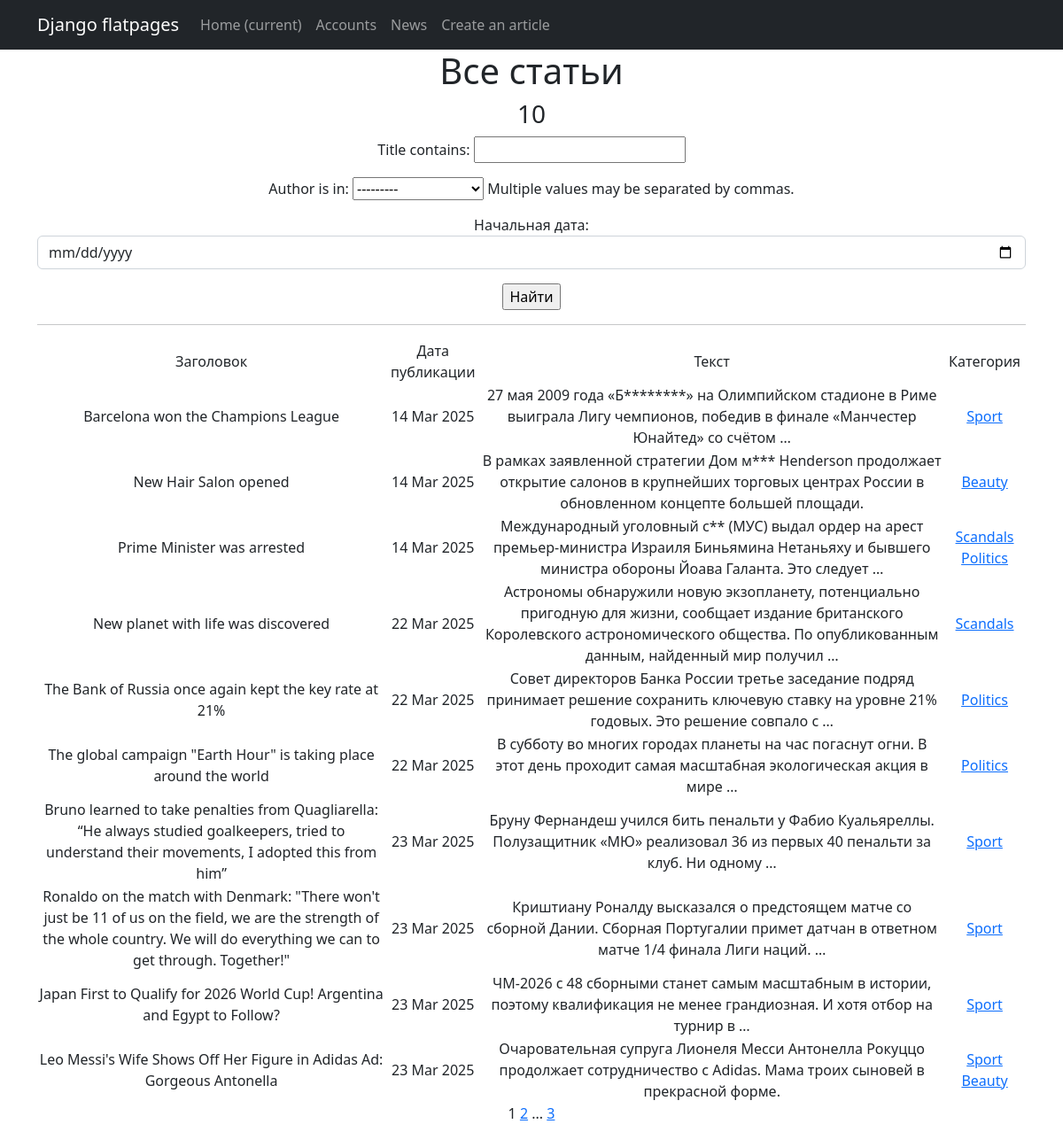
Page /news/ on the committed database.
### accounts/models.py (models this page shows, shortened)
class Post(models.Model):
    article = 'AT'
    news = 'NW'
    PUBLICATION = [(article, 'Статья'),(news, 'Новости')]
    author = models.ForeignKey(Author, on_delete = models.CASCADE)
    publication = models.CharField(max_length=2, choices=PUBLICATION, default=article)
    time_of_posting = models.DateTimeField(auto_now_add=True)
    category = models.ManyToManyField(Category, through = 'PostCategory')
    title = models.CharField(max_length = 255)
    text = models.TextField()
    rating = models.IntegerField(default=0)

class Category(models.Model):
    category_name = models.CharField(max_length=100,unique= True)
    subscribers = models.ManyToManyField(User,blank=True,null=True, related_name='categories')
    def __str__(self):
        return self.category_name.title()

### accounts/views.py (the view)
# urls.py: path('', PostsList.as_view(),name='post_list'),
class PostsList(ListView):
    model = Post
    ordering = 'time_of_posting'
    template_name = 'Posts.html'
    context_object_name = 'posts'
    paginate_by = 10
    def get_queryset(self):
        queryset = super().get_queryset()
        self.filterset = PostFilter(self.request.GET, queryset)
        return self.filterset.qs
    def get_context_data(self, **kwargs):
        context = super().get_context_data(**kwargs)
        context['time_now'] = datetime.utcnow()
        context['filterset'] = self.filterset
        return context

### accounts/templatetags/custom_filters.py (called while the page is built)
@register.filter()
def censor(text):
    if type(text) is str:
        for word in STOP_LIST:
            if word in text.casefold():
                text =text.replace(word[1:], "*" *(len(word)-1))
    return text

### accounts/templatetags/custom_tags.py (called while the page is built)
@register.simple_tag(takes_context=True)
def url_replace(context, **kwargs):
   d = context['request'].GET.copy()
   for k, v in kwargs.items():
       d[k] = v
   return d.urlencode()

### templates/Posts.html (shortened to what this page needs)
{% extends 'flatpages/default.html' %}
{% load custom_filters %}
{% load custom_tags %}
{% block content %}
<h1>Все статьи</h1>
<h3>{{ posts|length }}</h3>
   <form action="" method="get">
       {{ filterset.form.as_p }}
       <input type="submit" value="Найти" />
   </form>
   <hr>
   {% if posts %}
       <table>
           <tr>
               <td>Заголовок</td>
               <td>Дата публикации</td>
               <td>Текст</td>
               <td>Категория</td>
           </tr>
           {% for post in posts %}
           <tr>
               <td>{{ post.title|censor }}</td>
               <td>{{ post.time_of_posting|date:'d M Y' }}</td>
               <td>{{ post.text|truncatewords:20|censor }}</td>
               <td>
                   {% for category in post.category.all %}
                      <a href="{% url 'category_list' category.id%}">{{ category }}</a>
                   {% endfor %}
               </td>
           </tr>
           {% endfor %}
       </table>
   {% else %}
       <h2>Статей нет!</h2>
   {% endif %}
   {{ page_obj.number }}
   {% if page_obj.has_next %}
       <a href="?{% url_replace page=page_obj.next_page_number %}">{{ page_obj.next_page_number }}</a>
       {% if paginator.num_pages != page_obj.next_page_number %}
           ...
           <a href="?{% url_replace page=page_obj.paginator.num_pages %}">{{ page_obj.paginator.num_pages }}</a>
       {% endif %}
   {% endif %}
{% endblock content %}

### templates/flatpages/default.html (shortened to what this page needs)
<!DOCTYPE html>
<html lang="en">
    <head>
        {% load static %}
        <link href="{% static 'css/styles.css' %}" rel="stylesheet" />
    </head>
    <body>
        <nav class="navbar navbar-expand-lg navbar-dark bg-dark static-top">
            <div class="container">
                <a class="navbar-brand" href="#">Django flatpages</a>
                <div class="collapse navbar-collapse" id="navbarResponsive">
                    <ul class="navbar-nav ml-auto">
                        <li class="nav-item active">
                            <a class="nav-link" href="#">Home
                                <span class="sr-only">(current)</span>
                            </a>
                        </li>
                        <li class="nav-item">
                            <a class="nav-link" href="/accounts/">Accounts</a>
                        </li>
                        <li class="nav-item">
                            <a class="nav-link" href="/news/">News</a>
                        </li>
                        <li class="nav-item">
                            <a class="nav-link" href="/articles/create">Create an article</a>
                        </li>
                    </ul>
                </div>
            </div>
        </nav>
        <div class="container">
            <div class="row">
                <div class="col-lg-12 text-center">
                    {% block content %}{% endblock content %}
                </div>
            </div>
        </div>
    </body>
</html>

### rows in the picture
Post: title|censor "Barcelona won the Champions League", time_of_posting "14 Mar 2025", text|censor "27 мая 2009 года «Б********» на Олимпийском стадионе в Риме выиграла Лигу чемпионов, победив в финале «Манчестер Юнайтед» со счётом …"
Category: category_name "Sport"
Post: title|censor "New Hair Salon opened", time_of_posting "14 Mar 2025", text|censor "В рамках заявленной стратегии Дом м*** Henderson продолжает открытие салонов в крупнейших торговых центрах России в обновленном концепте большей площади."
Category: category_name "Beauty"
Post: title|censor "Prime Minister was arrested", time_of_posting "14 Mar 2025", text|censor "Международный уголовный с** (МУС) выдал ордер на арест премьер-министра Израиля Биньямина Нетаньяху и бывшего министра обороны Йоава Галанта. Это следует …"
Category: category_name "Scandals"
Category: category_name "Politics"
Post: title|censor "New planet with life was discovered", time_of_posting "22 Mar 2025", text|censor "Астрономы обнаружили новую экзопланету, потенциально пригодную для жизни, сообщает издание британского Королевского астрономического общества. По опубликованным данным, найденный мир получил …"
Post: title|censor "The Bank of Russia once again kept the key rate at 21%", time_of_posting "22 Mar 2025", text|censor "Совет директоров Банка России третье заседание подряд принимает решение сохранить ключевую ставку на уровне 21% годовых. Это решение совпало с …"
Post: title|censor "The global campaign \"Earth Hour\" is taking place around the world", time_of_posting "22 Mar 2025", text|censor "В субботу во многих городах планеты на час погаснут огни. В этот день проходит самая масштабная экологическая акция в мире …"
Post: title|censor "Bruno learned to take penalties from Quagliarella: “He always studied goalkeepers, tried to understand their movements, I adopted this from him”", time_of_posting "23 Mar 2025", text|censor "Бруну Фернандеш учился бить пенальти у Фабио Куальяреллы. Полузащитник «МЮ» реализовал 36 из первых 40 пенальти за клуб. Ни одному …"
Post: title|censor "Ronaldo on the match with Denmark: \"There won't just be 11 of us on the field, we are the strength of the whole country. We will do everything we can to get through. Together!\"", time_of_posting "23 Mar 2025", text|censor "Криштиану Роналду высказался о предстоящем матче со сборной Дании. Сборная Португалии примет датчан в ответном матче 1/4 финала Лиги наций. …"
Post: title|censor "Japan First to Qualify for 2026 World Cup! Argentina and Egypt to Follow?", time_of_posting "23 Mar 2025", text|censor "ЧМ-2026 с 48 сборными станет самым масштабным в истории, поэтому квалификация не менее грандиозная. И хотя отбор на турнир в …"
Post: title|censor "Leo Messi's Wife Shows Off Her Figure in Adidas Ad: Gorgeous Antonella", time_of_posting "23 Mar 2025", text|censor "Очаровательная супруга Лионеля Месси Антонелла Рокуццо продолжает сотрудничество с Adidas. Мама троих сыновей в прекрасной форме."

### other values in the picture
{{ posts|length }} "10"
{{ page_obj.number }} "1"
{{ page_obj.next_page_number }} "2"
{{ page_obj.paginator.num_pages }} "3"
